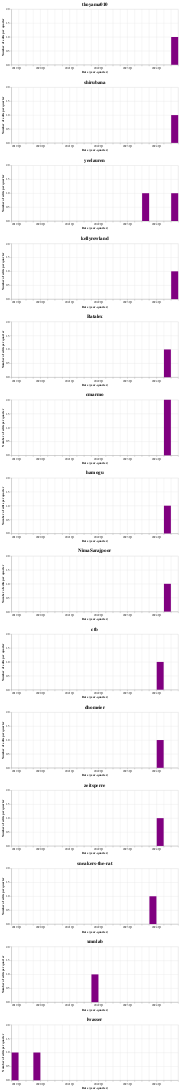

Here is the notebook cell this chart was saved with:
### Code cell
charts = [
    alt.Chart(edits.loc[edits.editor == editor])
    .mark_bar(color="purple")
    .encode(
        x=alt.X("yearquarter(Date):T"),
        y=alt.Y("count(package_name)", title="Number of edits per quarter"),
        tooltip=["yearquarter(Date)", "count(package_name)"],
    )
    .properties(
        title=alt.TitleParams(text=f"{editor}", fontSize=18),
        width=600,
        height=200,
    )
    for editor in editors
]

full_chart = alt.vconcat(*charts).resolve_scale(x="shared", y="shared")
full_chart.show()

### Figure 1 — Vega-Lite specification as saved in the notebook (floating-point values rounded to 4 significant figures)
{"config": {"view": {"continuousWidth": 300, "continuousHeight": 300}}, "vconcat": [{"data": {"name": "data-aebad3a83a86a014a68b5d4f46ae7c8b"}, "mark": {"type": "bar", "color": "purple"}, "encoding": {"tooltip": [{"field": "Date", "timeUnit": "yearquarter", "type": "temporal"}, {"aggregate": "count", "field": "package_name", "type": "nominal"}], "x": {"field": "Date", "timeUnit": "yearquarter", "type": "temporal"}, "y": {"aggregate": "count", "field": "package_name", "title": "Number of edits per quarter", "type": "nominal"}}, "height": 200, "title": {"text": "tkoyama010", "fontSize": 18}, "width": 600}, {"data": {"name": "data-436277d7f7650f644b9528f80d37af53"}, "mark": {"type": "bar", "color": "purple"}, "encoding": {"tooltip": [{"field": "Date", "timeUnit": "yearquarter", "type": "temporal"}, {"aggregate": "count", "field": "package_name", "type": "nominal"}], "x": {"field": "Date", "timeUnit": "yearquarter", "type": "temporal"}, "y": {"aggregate": "count", "field": "package_name", "title": "Number of edits per quarter", "type": "nominal"}}, "height": 200, "title": {"text": "shirubana", "fontSize": 18}, "width": 600}, {"data": {"name": "data-000bfd56e081576c9263ab1042b03a44"}, "mark": {"type": "bar", "color": "purple"}, "encoding": {"tooltip": [{"field": "Date", "timeUnit": "yearquarter", "type": "temporal"}, {"aggregate": "count", "field": "package_name", "type": "nominal"}], "x": {"field": "Date", "timeUnit": "yearquarter", "type": "temporal"}, "y": {"aggregate": "count", "field": "package_name", "title": "Number of edits per quarter", "type": "nominal"}}, "height": 200, "title": {"text": "yeelauren", "fontSize": 18}, "width": 600}, {"data": {"name": "data-3edcffdc8417335db522ee11c293f607"}, "mark": {"type": "bar", "color": "purple"}, "encoding": {"tooltip": [{"field": "Date", "timeUnit": "yearquarter", "type": "temporal"}, {"aggregate": "count", "field": "package_name", "type": "nominal"}], "x": {"field": "Date", "timeUnit": "yearquarter", "type": "temporal"}, "y": {"aggregate": "count", "field": "package_name", "title": "Number of edits per quarter", "type": "nominal"}}, "height": 200, "title": {"text": "kellyrowland", "fontSize": 18}, "width": 600}, {"data": {"name": "data-59e67ce9f5fec9a092b2d399f26f491e"}, "mark": {"type": "bar", "color": "purple"}, "encoding": {"tooltip": [{"field": "Date", "timeUnit": "yearquarter", "type": "temporal"}, {"aggregate": "count", "field": "package_name", "type": "nominal"}], "x": {"field": "Date", "timeUnit": "yearquarter", "type": "temporal"}, "y": {"aggregate": "count", "field": "package_name", "title": "Number of edits per quarter", "type": "nominal"}}, "height": 200, "title": {"text": "Batalex", "fontSize": 18}, "width": 600}, {"data": {"name": "data-a0d76d74b87c4d59d6fd64be3bce283b"}, "mark": {"type": "bar", "color": "purple"}, "encoding": {"tooltip": [{"field": "Date", "timeUnit": "yearquarter", "type": "temporal"}, {"aggregate": "count", "field": "package_name", "type": "nominal"}], "x": {"field": "Date", "timeUnit": "yearquarter", "type": "temporal"}, "y": {"aggregate": "count", "field": "package_name", "title": "Number of edits per quarter", "type": "nominal"}}, "height": 200, "title": {"text": "cmarmo", "fontSize": 18}, "width": 600}, {"data": {"name": "data-16a20c4d31fe6a054a8e48054000eadb"}, "mark": {"type": "bar", "color": "purple"}, "encoding": {"tooltip": [{"field": "Date", "timeUnit": "yearquarter", "type": "temporal"}, {"aggregate": "count", "field": "package_name", "type": "nominal"}], "x": {"field": "Date", "timeUnit": "yearquarter", "type": "temporal"}, "y": {"aggregate": "count", "field": "package_name", "title": "Number of edits per quarter", "type": "nominal"}}, "height": 200, "title": {"text": "hamogu", "fontSize": 18}, "width": 600}, {"data": {"name": "data-53b02df63da74c17b8c3d4afc3f980ca"}, "mark": {"type": "bar", "color": "purple"}, "encoding": {"tooltip": [{"field": "Date", "timeUnit": "yearquarter", "type": "temporal"}, {"aggregate": "count", "field": "package_name", "type": "nominal"}], "x": {"field": "Date", "timeUnit": "yearquarter", "type": "temporal"}, "y": {"aggregate": "count", "field": "package_name", "title": "Number of edits per quarter", "type": "nominal"}}, "height": 200, "title": {"text": "NimaSarajpoor", "fontSize": 18}, "width": 600}, {"data": {"name": "data-7d3267e1eeea0f6c450958f2f2635467"}, "mark": {"type": "bar", "color": "purple"}, "encoding": {"tooltip": [{"field": "Date", "timeUnit": "yearquarter", "type": "temporal"}, {"aggregate": "count", "field": "package_name", "type": "nominal"}], "x": {"field": "Date", "timeUnit": "yearquarter", "type": "temporal"}, "y": {"aggregate": "count", "field": "package_name", "title": "Number of edits per quarter", "type": "nominal"}}, "height": 200, "title": {"text": "ctb", "fontSize": 18}, "width": 600}, {"data": {"name": "data-eea1830e92f1b4d7a571bbb42dd79b71"}, "mark": {"type": "bar", "color": "purple"}, "encoding": {"tooltip": [{"field": "Date", "timeUnit": "yearquarter", "type": "temporal"}, {"aggregate": "count", "field": "package_name", "type": "nominal"}], "x": {"field": "Date", "timeUnit": "yearquarter", "type": "temporal"}, "y": {"aggregate": "count", "field": "package_name", "title": "Number of edits per quarter", "type": "nominal"}}, "height": 200, "title": {"text": "dhomeier", "fontSize": 18}, "width": 600}, {"data": {"name": "data-6db5e42ab421300339526d9a9e19b4cc"}, "mark": {"type": "bar", "color": "purple"}, "encoding": {"tooltip": [{"field": "Date", "timeUnit": "yearquarter", "type": "temporal"}, {"aggregate": "count", "field": "package_name", "type": "nominal"}], "x": {"field": "Date", "timeUnit": "yearquarter", "type": "temporal"}, "y": {"aggregate": "count", "field": "package_name", "title": "Number of edits per quarter", "type": "nominal"}}, "height": 200, "title": {"text": "zeitsperre", "fontSize": 18}, "width": 600}, {"data": {"name": "data-778dd271cb93b6835f59544a2bebb88e"}, "mark": {"type": "bar", "color": "purple"}, "encoding": {"tooltip": [{"field": "Date", "timeUnit": "yearquarter", "type": "temporal"}, {"aggregate": "count", "field": "package_name", "type": "nominal"}], "x": {"field": "Date", "timeUnit": "yearquarter", "type": "temporal"}, "y": {"aggregate": "count", "field": "package_name", "title": "Number of edits per quarter", "type": "nominal"}}, "height": 200, "title": {"text": "sneakers-the-rat", "fontSize": 18}, "width": 600}, {"data": {"name": "data-0169db2d058b1af85fcd81a8684cff79"}, "mark": {"type": "bar", "color": "purple"}, "encoding": {"tooltip": [{"field": "Date", "timeUnit": "yearquarter", "type": "temporal"}, {"aggregate": "count", "field": "package_name", "type": "nominal"}], "x": {"field": "Date", "timeUnit": "yearquarter", "type": "temporal"}, "y": {"aggregate": "count", "field": "package_name", "title": "Number of edits per quarter", "type": "nominal"}}, "height": 200, "title": {"text": "xmnlab", "fontSize": 18}, "width": 600}, {"data": {"name": "data-61432286cbf0e2bdf00067b98b0cf3ee"}, "mark": {"type": "bar", "color": "purple"}, "encoding": {"tooltip": [{"field": "Date", "timeUnit": "yearquarter", "type": "temporal"}, {"aggregate": "count", "field": "package_name", "type": "nominal"}], "x": {"field": "Date", "timeUnit": "yearquarter", "type": "temporal"}, "y": {"aggregate": "count", "field": "package_name", "title": "Number of edits per quarter", "type": "nominal"}}, "height": 200, "title": {"text": "lwasser", "fontSize": 18}, "width": 600}], "resolve": {"scale": {"x": "shared", "y": "shared"}}, "$schema": "https://vega.github.io/schema/vega-lite/v5.20.1.json", "datasets": {"data-aebad3a83a86a014a68b5d4f46ae7c8b": [{"package_name": "FElupe", "Date": "2024-09-14T22:37:44+00:00", "date_closed": "", "editor": "tkoyama010", "labels": ["1/editor-assigned"]}], "data-436277d7f7650f644b9528f80d37af53": [{"package_name": "Solar Data Tools", "Date": "2024-08-17T06:30:02+00:00", "date_closed": "", "editor": "shirubana", "labels": ["2/seeking-reviewers"]}], "data-000bfd56e081576c9263ab1042b03a44": [{"package_name": "BlackMarblePy", "Date": "2024-07-18T14:15:11+00:00", "date_closed": "", "editor": "yeelauren", "labels": ["3/reviewers-assigned"]}, {"package_name": "GemGIS", "Date": "2023-08-08T07:11:59+00:00", "date_closed": "", "editor": "yeelauren", "labels": ["4/reviews-in-awaiting-changes", "⌛ pending-maintainer-response", "on-hold"]}], "data-3edcffdc8417335db522ee11c293f607": [{"package_name": "MontePy", "Date": "2024-07-01T21:04:05+00:00", "date_closed": "", "editor": "kellyrowland", "labels": ["3/reviewers-assigned"]}], "data-59e67ce9f5fec9a092b2d399f26f491e": [{"package_name": "Great Tables", "Date": "2024-06-14T19:55:59+00:00", "date_closed": "", "editor": "Batalex", "labels": ["3/reviewers-assigned"]}], "data-a0d76d74b87c4d59d6fd64be3bce283b": [{"package_name": "Fluidimage", "Date": "2024-05-30T12:53:48+00:00", "date_closed": "", "editor": "cmarmo", "labels": ["3/reviewers-assigned"]}, {"package_name": "PyPartMC", "Date": "2024-05-03T18:22:59+00:00", "date_closed": "", "editor": "cmarmo", "labels": ["3/reviewers-assigned"]}], "data-16a20c4d31fe6a054a8e48054000eadb": [{"package_name": "astrodata", "Date": "2024-05-13T23:48:03+00:00", "date_closed": "", "editor": "hamogu", "labels": ["5/awaiting-reviewer-response", "astropy"]}], "data-53b02df63da74c17b8c3d4afc3f980ca": [{"package_name": "AMS", "Date": "2024-04-22T01:37:56+00:00", "date_closed": "", "editor": "NimaSarajpoor", "labels": ["3/reviewers-assigned"]}], "data-7d3267e1eeea0f6c450958f2f2635467": [{"package_name": "plot_phylo", "Date": "2024-02-22T11:55:59+00:00", "date_closed": "", "editor": "ctb", "labels": ["4/reviews-in-awaiting-changes"]}], "data-eea1830e92f1b4d7a571bbb42dd79b71": [{"package_name": "PetroFit", "Date": "2024-02-16T22:46:47+00:00", "date_closed": "", "editor": "dhomeier", "labels": ["5/awaiting-reviewer-response", "astropy"]}], "data-6db5e42ab421300339526d9a9e19b4cc": [{"package_name": "disdrodb", "Date": "2024-01-18T17:25:28+00:00", "date_closed": "", "editor": "zeitsperre", "labels": ["1/editor-assigned"]}], "data-778dd271cb93b6835f59544a2bebb88e": [{"package_name": "Plenoptic", "Date": "2023-11-17T20:39:40+00:00", "date_closed": "", "editor": "sneakers-the-rat", "labels": ["3/reviewers-assigned", "⌛ pending-maintainer-response"]}], "data-0169db2d058b1af85fcd81a8684cff79": [{"package_name": "Sevivi", "Date": "2021-12-30T13:55:10+00:00", "date_closed": "2022-09-06T14:18:26+00:00", "editor": "xmnlab", "labels": ["4/reviews-in-awaiting-changes", "⌛ pending-maintainer-response"]}], "data-61432286cbf0e2bdf00067b98b0cf3ee": [{"package_name": "", "Date": "2019-03-22T15:49:42+00:00", "date_closed": "2022-09-01T16:33:11+00:00", "editor": "lwasser", "labels": ["4/reviews-in-awaiting-changes", "topic: data-retrieval", "incomplete-closed-review", "on-hold"]}, {"package_name": "ObsPy", "Date": "2019-12-12T00:42:45+00:00", "date_closed": "2022-09-01T16:38:37+00:00", "editor": "lwasser", "labels": ["0/pre-review-checks", "3/reviewers-assigned", "on-hold"]}]}}
